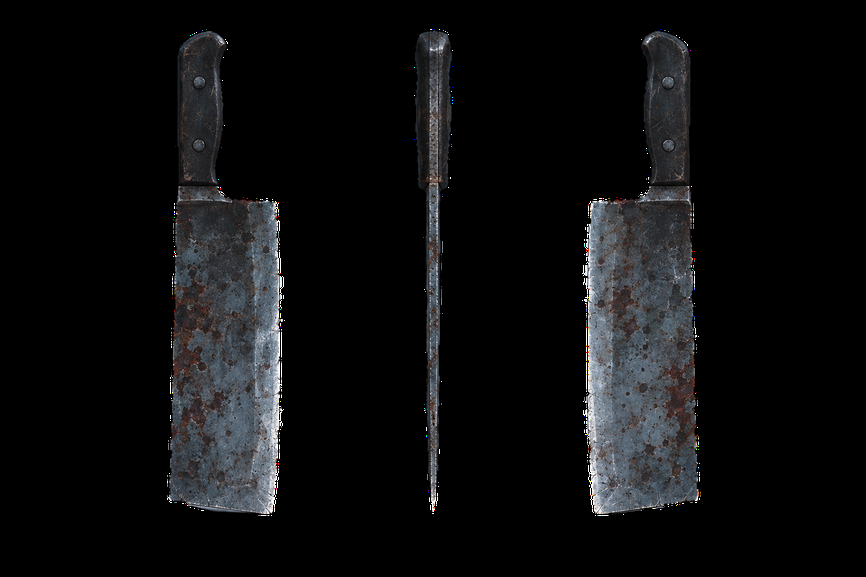
#> input picture playable/assets/prop/cleaver.png, 866 x 577 px, shrunk from 1536 x 1024 before the run
$ python -i cutout_props.py   (imports and definitions only)
#> lines starting #> are read from the running program, lines starting #| are printed output that depends on the picture; after the words box and inside, x2 and y2 are one past the last pixel; in counts of white or black regions, pixels touching at a corner belong together
#> further down, picture is the input picture: shape (577, 866, 3); mean B, G, R 14.9, 14.1, 13.7
"""抠道具白/米色实心底：边角连通背景 + 可选 rembg 软边。"""
from pathlib import Path
import io
import numpy as np
from PIL import Image
import cv2

ROOT = Path(r"c:\Users\yoimi\Desktop\1\playable\assets\prop")
BAK = ROOT / "_bak_opaque"
OUT = ROOT
SKIP = {
    "blood_stain.png",
    "blood_stain_icon.png",
    "mop_blood.png",
    "mop_blood_icon.png",
    "mop_used.png",
    "mop_used_icon.png",
}
BG_DILATE = 3
TRY_REMBG = True


# [7 lines left out: function already_cut, not called in this run]


def border_bg_mask(rgb: np.ndarray) -> np.ndarray:
    """与边角连通的近似均匀背景。"""
    h, w = rgb.shape[:2]
#> h = 577; w = 866
    # 取四角中位色作为底色参考
    samples = np.array(
        [
            rgb[2, 2],
            rgb[2, w - 3],
            rgb[h - 3, 2],
            rgb[h - 3, w - 3],
            rgb[2, w // 2],
            rgb[h // 2, 2],
        ],
        dtype=np.float32,
    )
#> samples = [[0, 0, 0], [0, 0, 0], [0, 0, 0], [0, 0, 0], [0, 0, 0], [0, 0, 0]]
    ref = np.median(samples, axis=0)
#> ref = [0, 0, 0]
    diff = np.linalg.norm(rgb.astype(np.float32) - ref, axis=2)
    # 宽松：道具图底色很均匀
    near = diff <= 28
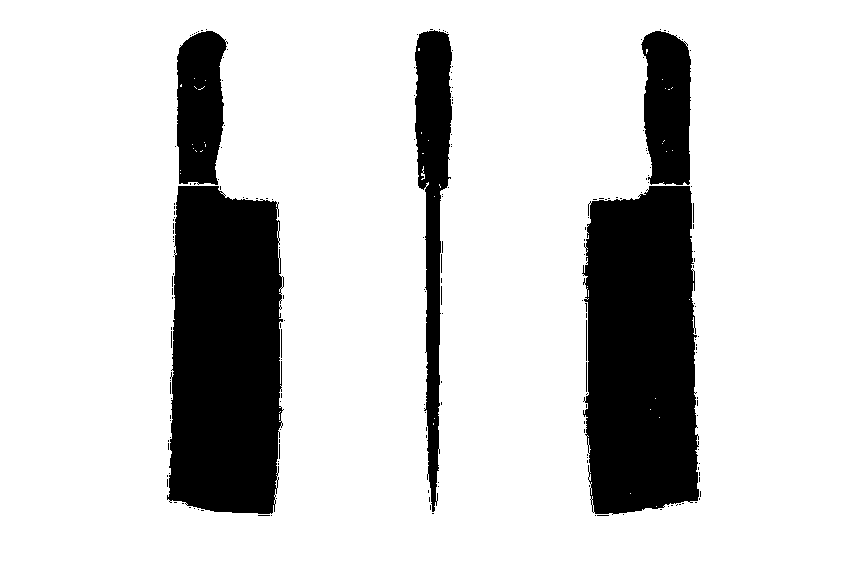
#> near: shape (577, 866) bool; 82.1% white; 194 black regions (185 under 20 px), largest, box (x1, y1, x2, y2) and area: (167, 186, 284, 514) 33582, (582, 186, 699, 515) 33580, (415, 30, 452, 512) 9069
    # 也吃掉略偏亮/暗的同色相底
    lum = rgb.astype(np.float32).mean(axis=2)
    ref_lum = float(ref.mean())
#> ref_lum = 0
    near |= (np.abs(lum - ref_lum) <= 18) & (diff <= 40)
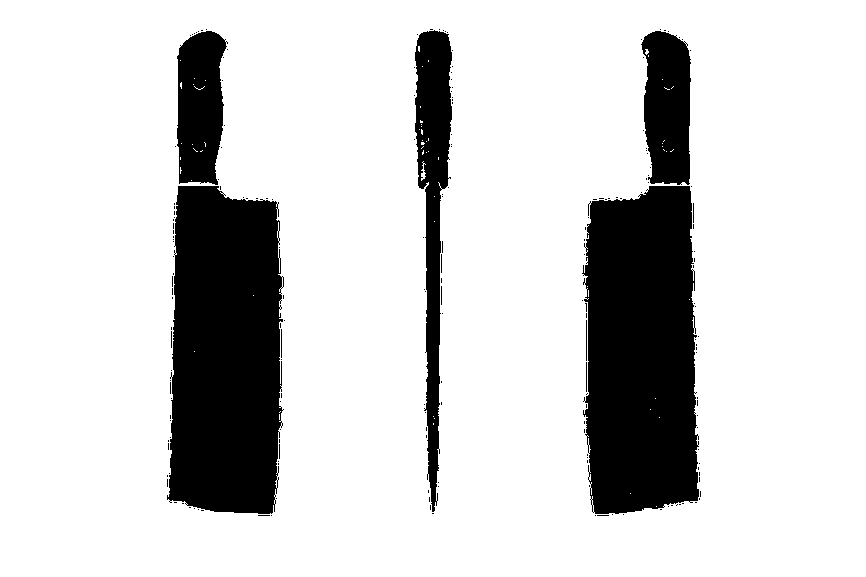
#> near: shape (577, 866) bool; 82.1% white; 195 black regions (186 under 20 px), largest, box (x1, y1, x2, y2) and area: (582, 186, 699, 514) 33561, (167, 186, 284, 514) 33553, (415, 30, 452, 512) 8950

    near_u8 = near.astype(np.uint8)
    num, labels = cv2.connectedComponents(near_u8, connectivity=8)
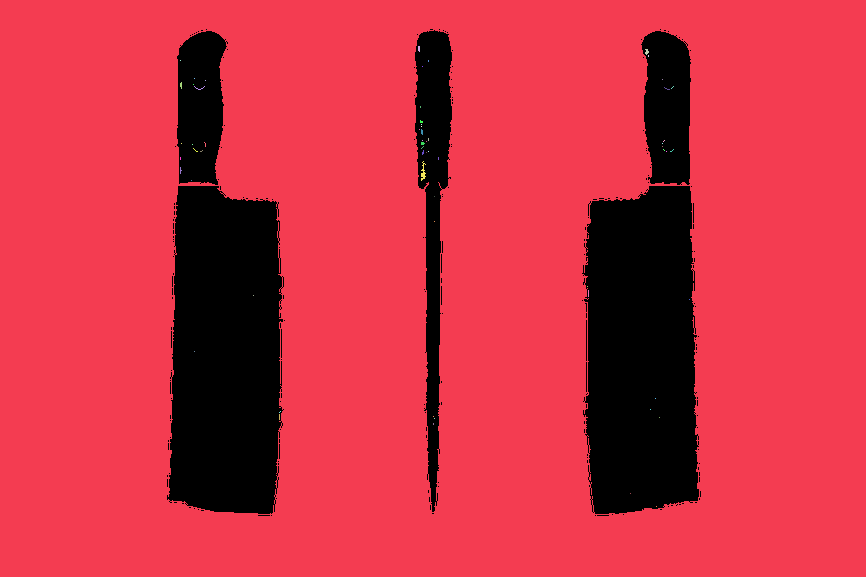
#> labels: shape (577, 866) int32; 63 distinct labels, from 0 to 62; one colour per label, 0 black
#> num = 63
    border = set()
    border.update(labels[0, :].tolist())
    border.update(labels[-1, :].tolist())
    border.update(labels[:, 0].tolist())
    border.update(labels[:, -1].tolist())
    border.discard(0)
    bg = np.isin(labels, list(border))
#> bg: shape (577, 866) bool; 82.1% white; 195 black regions (186 under 20 px), largest, box (x1, y1, x2, y2) and area: (582, 186, 699, 514) 33575, (167, 186, 284, 514) 33563, (415, 30, 452, 512) 9069
    k = cv2.getStructuringElement(cv2.MORPH_ELLIPSE, (BG_DILATE * 2 + 1, BG_DILATE * 2 + 1))
    bg = cv2.dilate(bg.astype(np.uint8), k, iterations=1).astype(bool)
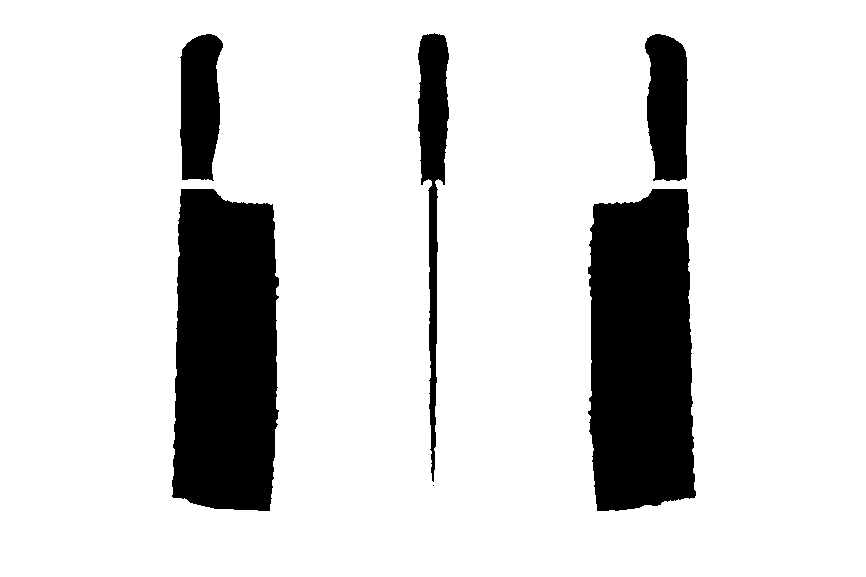
#> bg: shape (577, 866) bool; 84.5% white; 6 black regions (1 under 20 px), largest, box (x1, y1, x2, y2) and area: (172, 189, 279, 511) 30705, (588, 189, 696, 511) 30676, (418, 33, 449, 482) 5886, (645, 34, 688, 181) 5239, (180, 34, 223, 181) 5129
    return bg, ref


def decontaminate(rgb: np.ndarray, alpha: np.ndarray, ref: np.ndarray) -> np.ndarray:
    a = np.clip(alpha.astype(np.float32) / 255.0, 0, 1)
    c = rgb.astype(np.float32)
    with np.errstate(divide="ignore", invalid="ignore"):
        f = (c - ref.reshape(1, 1, 3) * (1.0 - a[..., None])) / np.maximum(a[..., None], 1e-4)
    f = np.clip(f, 0, 255)
    f[a < 0.01] = 0
    return f


def process_arr(rgb: np.ndarray, rembg_alpha: np.ndarray | None = None) -> np.ndarray:
    bg, ref = border_bg_mask(rgb)
#> ref = [0, 0, 0]
    diff = np.linalg.norm(rgb.astype(np.float32) - ref.reshape(1, 1, 3), axis=2)
    # 与底色差大的像素视为前景（保住拖把金属杆等细长件）
    strong = diff > 35
#> strong: shape (577, 866) bool; 17.8% white; 201 white regions (192 under 20 px), largest, box (x1, y1, x2, y2) and area: (582, 186, 699, 514) 33554, (167, 186, 284, 514) 33551, (415, 30, 452, 512) 8730

    if rembg_alpha is not None:
        alpha = rembg_alpha.astype(np.float32).copy()
        # 只清掉「弱对比 + 边角连通」的底，避免吃掉细杆
        alpha[bg & (~strong)] = 0
        alpha = np.maximum(alpha, np.where(strong, 255.0, 0.0))
    else:
        alpha = np.where(bg & (~strong), 0.0, 255.0)
#> alpha: shape (577, 866) float64; 17.9% white; 199 white regions (190 under 20 px), largest, box (x1, y1, x2, y2) and area: (582, 186, 699, 514) 33558, (167, 186, 284, 514) 33553, (415, 30, 452, 512) 9007

    hard = (alpha > 80).astype(np.uint8) * 255
    k = cv2.getStructuringElement(cv2.MORPH_ELLIPSE, (3, 3))
    # 闭运算接上细杆断口，再轻微收边
    hard = cv2.morphologyEx(hard, cv2.MORPH_CLOSE, k, iterations=2)
#> hard: shape (577, 866); 18.3% white; 4 white regions (1 under 20 px), largest, box (x1, y1, x2, y2) and area: (582, 29, 701, 516) 41045, (167, 29, 285, 516) 40815, (414, 29, 453, 512) 9476
    hard = cv2.erode(hard, k, iterations=1)
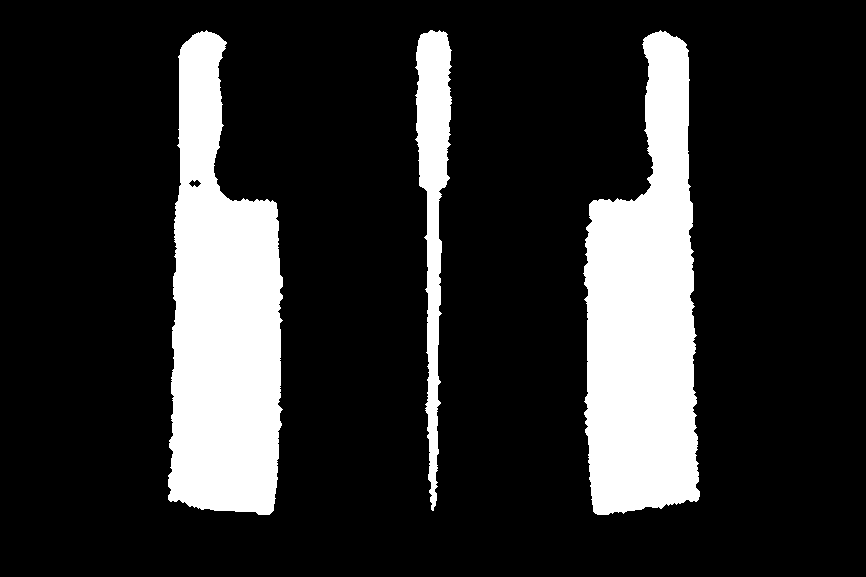
#> hard: shape (577, 866); 17.6% white; 3 white regions, box (x1, y1, x2, y2) and area: (583, 30, 700, 515) 39901, (168, 30, 283, 515) 39659, (415, 30, 452, 511) 8480
    soft = cv2.GaussianBlur(hard, (3, 3), 0).astype(np.float32)

    fg = decontaminate(rgb, soft, ref)
#> in decontaminate, `f[a < 0.01] = 0`:
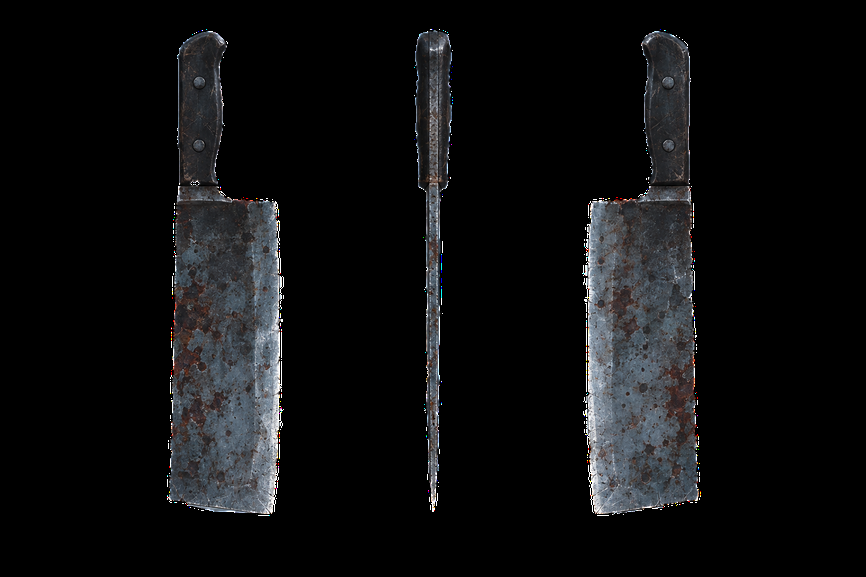
#> f: shape (577, 866, 3) float32; mean B, G, R 15.5, 14.7, 14.3
    dist = np.linalg.norm(fg - ref.reshape(1, 1, 3), axis=2)
    kill = (soft > 0) & (soft < 220) & (dist < 18) & (~strong)
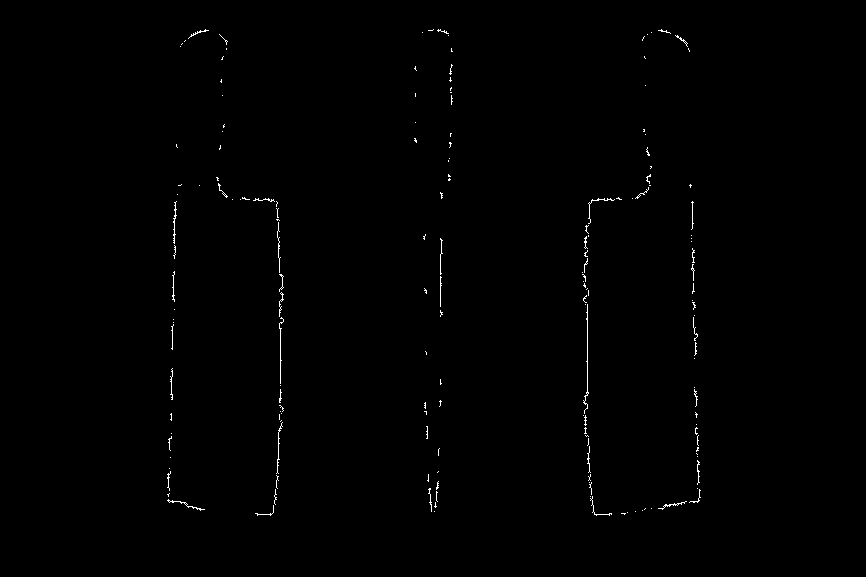
#> kill: shape (577, 866) bool; 0.44% white in thin lines or dots, all inside (x1, y1, x2, y2) = (167, 29, 701, 516)
    alpha = np.where(kill, 0.0, soft)
    alpha[alpha < 10] = 0
    out = np.dstack([fg, alpha])
    out[alpha < 1, 0:3] = 0
#> out: shape (577, 866, 4) float32; mean B, G, R, A 15.5, 14.7, 14.3, 44.5
    return np.clip(out, 0, 255).astype(np.uint8)


# [41 lines left out: function main, not called in this run]


# [2 lines not run here, left out]

>>> import cv2
>>> picture = cv2.imread('../assets/prop/cleaver.png')
>>> result = process_arr(picture)
